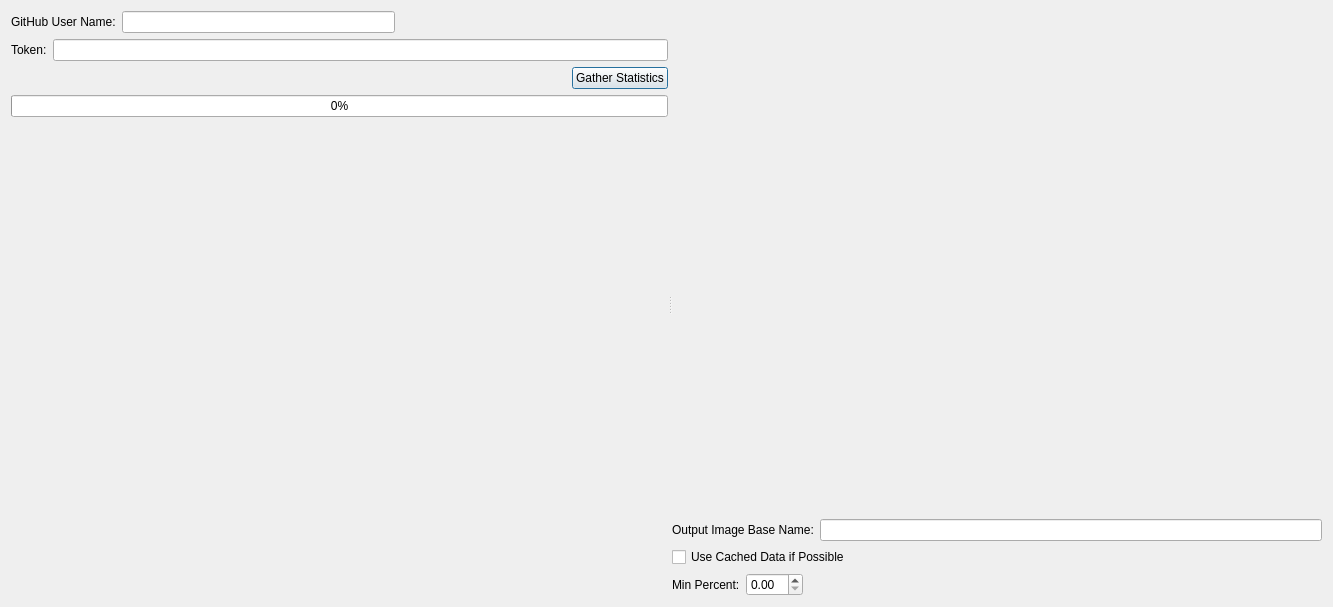
<?xml version="1.0" encoding="UTF-8"?>
<ui version="4.0">
 <class>Dialog</class>
 <widget class="QDialog" name="Dialog">
  <property name="geometry">
   <rect>
    <x>0</x>
    <y>0</y>
    <width>1333</width>
    <height>607</height>
   </rect>
  </property>
  <property name="windowTitle">
   <string>Dialog</string>
  </property>
  <layout class="QGridLayout" name="gridLayout">
   <item row="0" column="0">
    <widget class="QSplitter" name="splitter">
     <property name="orientation">
      <enum>Qt::Horizontal</enum>
     </property>
     <widget class="QWidget" name="">
      <layout class="QVBoxLayout" name="verticalLayout">
       <item>
        <layout class="QHBoxLayout" name="horizontalLayout">
         <item>
          <widget class="QLabel" name="label">
           <property name="text">
            <string>GitHub User Name:</string>
           </property>
          </widget>
         </item>
         <item>
          <widget class="QLineEdit" name="username"/>
         </item>
         <item>
          <spacer name="horizontalSpacer_3">
           <property name="orientation">
            <enum>Qt::Horizontal</enum>
           </property>
           <property name="sizeHint" stdset="0">
            <size>
             <width>40</width>
             <height>20</height>
            </size>
           </property>
          </spacer>
         </item>
        </layout>
       </item>
       <item>
        <layout class="QHBoxLayout" name="horizontalLayout_2">
         <item>
          <widget class="QLabel" name="label_2">
           <property name="text">
            <string>Token:</string>
           </property>
          </widget>
         </item>
         <item>
          <widget class="QLineEdit" name="token">
           <property name="echoMode">
            <enum>QLineEdit::Password</enum>
           </property>
          </widget>
         </item>
        </layout>
       </item>
       <item>
        <layout class="QHBoxLayout" name="horizontalLayout_6">
         <item>
          <widget class="QLabel" name="stats_status">
           <property name="text">
            <string>&lt;statistics status&gt;</string>
           </property>
          </widget>
         </item>
         <item>
          <spacer name="horizontalSpacer_4">
           <property name="orientation">
            <enum>Qt::Horizontal</enum>
           </property>
           <property name="sizeHint" stdset="0">
            <size>
             <width>40</width>
             <height>20</height>
            </size>
           </property>
          </spacer>
         </item>
         <item>
          <widget class="QPushButton" name="start_stop">
           <property name="text">
            <string>Gather Statistics</string>
           </property>
          </widget>
         </item>
        </layout>
       </item>
       <item>
        <widget class="QProgressBar" name="progress_bar">
         <property name="value">
          <number>0</number>
         </property>
        </widget>
       </item>
       <item>
        <widget class="QLabel" name="debug">
         <property name="text">
          <string/>
         </property>
        </widget>
       </item>
       <item>
        <spacer name="verticalSpacer">
         <property name="orientation">
          <enum>Qt::Vertical</enum>
         </property>
         <property name="sizeHint" stdset="0">
          <size>
           <width>20</width>
           <height>45</height>
          </size>
         </property>
        </spacer>
       </item>
      </layout>
     </widget>
     <widget class="QWidget" name="">
      <layout class="QVBoxLayout" name="verticalLayout_2" stretch="1,0,0,0">
       <item>
        <widget class="PreviewWidget" name="preview" native="true"/>
       </item>
       <item>
        <layout class="QHBoxLayout" name="horizontalLayout_3">
         <item>
          <widget class="QLabel" name="label_4">
           <property name="text">
            <string>Output Image Base Name:</string>
           </property>
          </widget>
         </item>
         <item>
          <widget class="QLineEdit" name="output_base_name"/>
         </item>
        </layout>
       </item>
       <item>
        <layout class="QHBoxLayout" name="horizontalLayout_4">
         <item>
          <widget class="QCheckBox" name="use_cache">
           <property name="text">
            <string>Use Cached Data if Possible</string>
           </property>
          </widget>
         </item>
         <item>
          <spacer name="horizontalSpacer">
           <property name="orientation">
            <enum>Qt::Horizontal</enum>
           </property>
           <property name="sizeHint" stdset="0">
            <size>
             <width>40</width>
             <height>20</height>
            </size>
           </property>
          </spacer>
         </item>
        </layout>
       </item>
       <item>
        <layout class="QHBoxLayout" name="horizontalLayout_5">
         <item>
          <widget class="QLabel" name="label_3">
           <property name="text">
            <string>Min Percent:</string>
           </property>
          </widget>
         </item>
         <item>
          <widget class="QDoubleSpinBox" name="min_percent"/>
         </item>
         <item>
          <spacer name="horizontalSpacer_2">
           <property name="orientation">
            <enum>Qt::Horizontal</enum>
           </property>
           <property name="sizeHint" stdset="0">
            <size>
             <width>40</width>
             <height>20</height>
            </size>
           </property>
          </spacer>
         </item>
        </layout>
       </item>
      </layout>
     </widget>
    </widget>
   </item>
  </layout>
 </widget>
 <customwidgets>
  <customwidget>
   <class>PreviewWidget</class>
   <extends>QWidget</extends>
   <header>gh_repo_stats.gui.preview_widget</header>
   <container>1</container>
  </customwidget>
 </customwidgets>
 <resources/>
 <connections/>
</ui>
